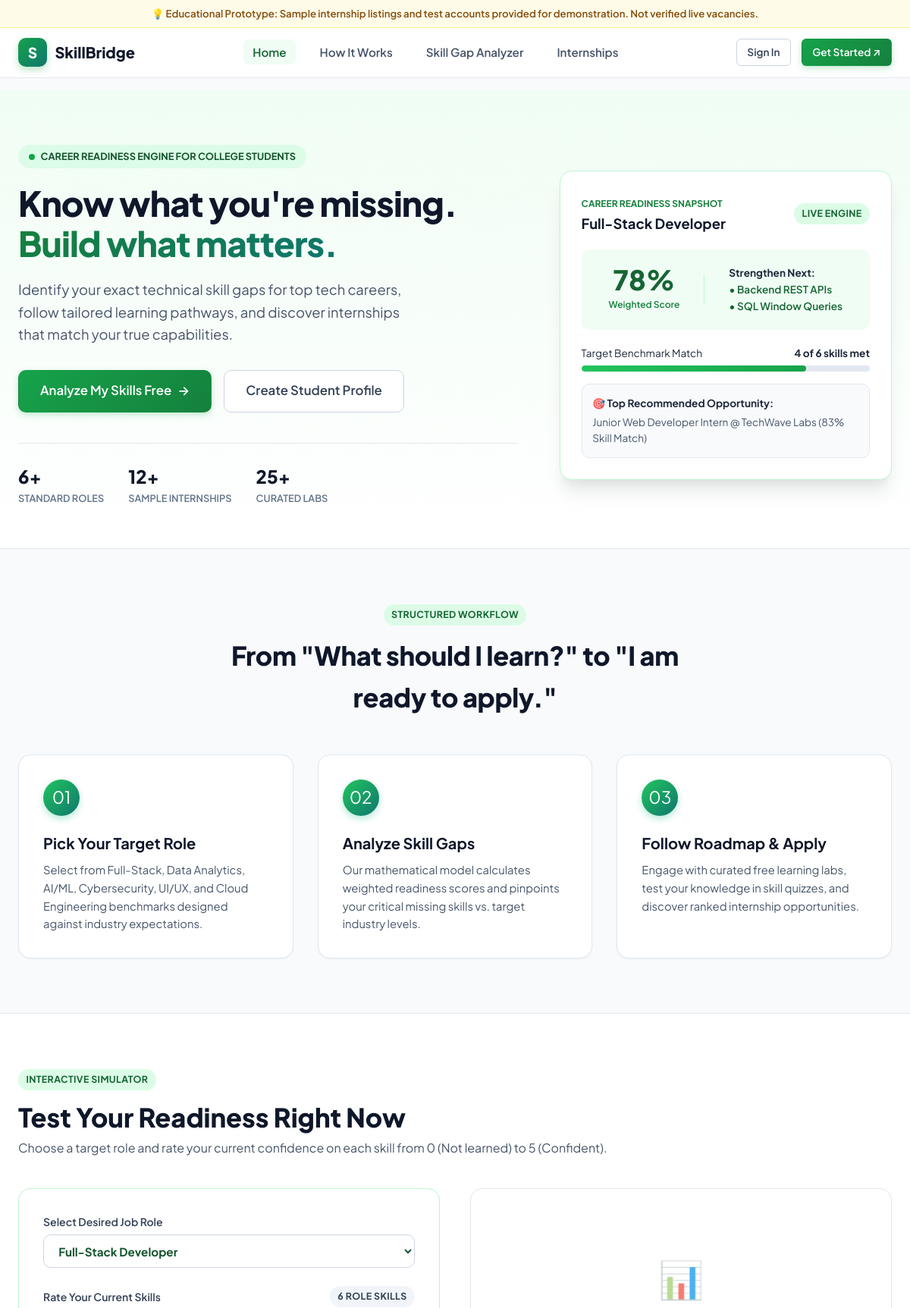
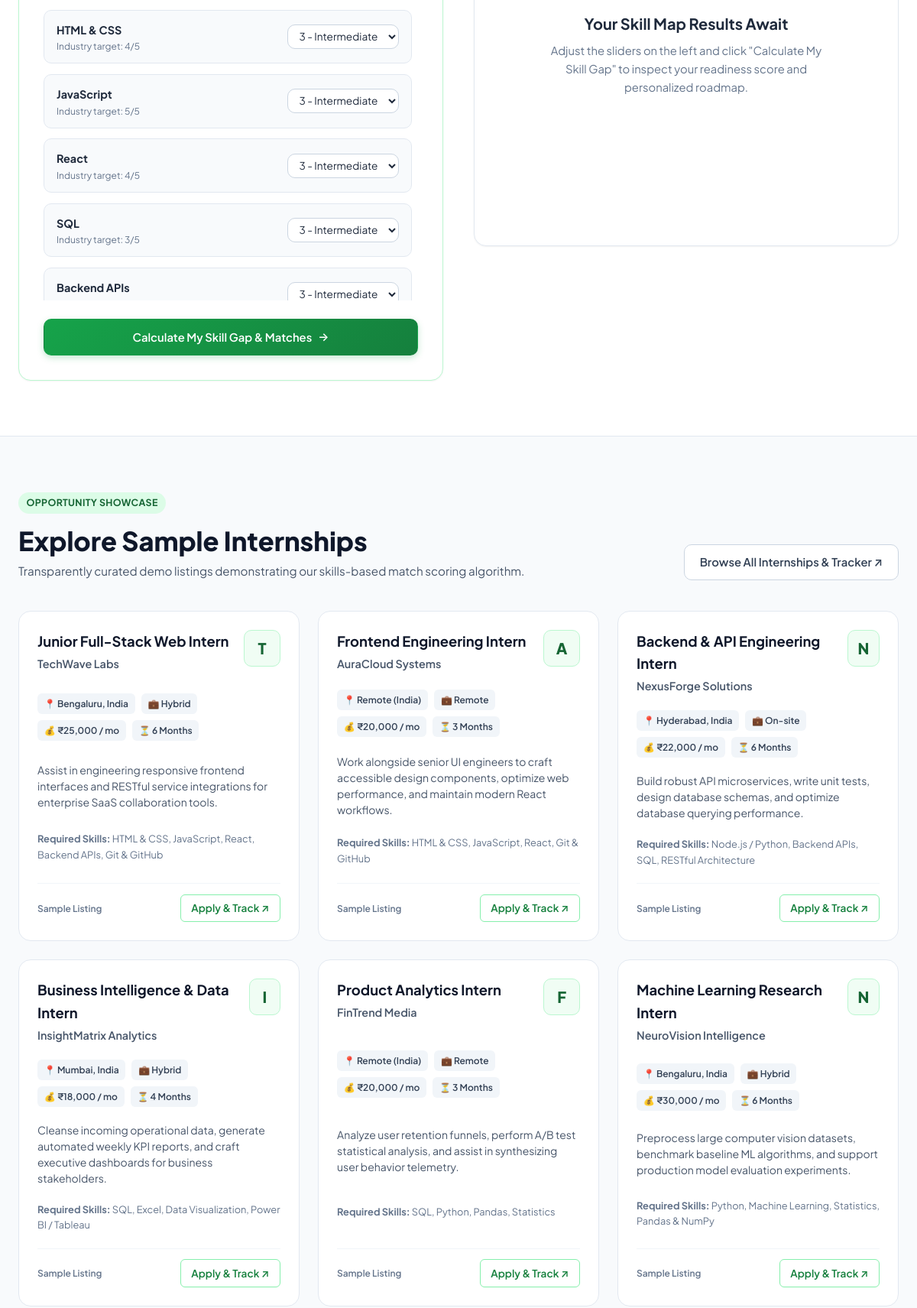
The page / (upper part) on the database its author committed (2 pictures, top to bottom).
### tables this page shows
CREATE TABLE internships (
        id INTEGER PRIMARY KEY AUTOINCREMENT,
        title TEXT NOT NULL,
        company TEXT NOT NULL,
        role_title TEXT NOT NULL,
        location TEXT NOT NULL,
        mode TEXT NOT NULL,
        stipend TEXT NOT NULL,
        duration TEXT NOT NULL,
        deadline TEXT NOT NULL,
        required_skills TEXT NOT NULL,
        description TEXT NOT NULL,
        apply_url TEXT NOT NULL,
        is_sample INTEGER DEFAULT 1,
        created_at TIMESTAMP DEFAULT CURRENT_TIMESTAMP
    );

### app.py (the view)
@app.route('/')
def index():
    roles = query_db("SELECT * FROM job_roles ORDER BY id ASC")
    internships = query_db("SELECT * FROM internships ORDER BY id ASC LIMIT 6")
    stats = {
        "roles_count": len(roles),
        "internships_count": query_db("SELECT COUNT(*) as c FROM internships", one=True)['c'],
        "resources_count": query_db("SELECT COUNT(*) as c FROM learning_resources", one=True)['c'],
        "students_count": query_db("SELECT COUNT(*) as c FROM users WHERE role = 'student'", one=True)['c']
    }
    return render_template('index.html', roles=roles, internships=internships, stats=stats)

### templates/index.html (shortened to what this page needs)
{% extends "base.html" %}
{% block content %}
<section style="background: linear-gradient(180deg, #f0fdf4 0%, #ffffff 100%); padding: 4.5rem 0 3.5rem; border-bottom: 1px solid var(--slate-200);">
  <div class="container">
    <div style="display: grid; grid-template-columns: 1.2fr 0.8fr; gap: 3.5rem; align-items: center;">
      <div>
        <div style="display: inline-flex; align-items: center; gap: 0.5rem; background: var(--primary-100); color: var(--primary-900); padding: 0.35rem 0.85rem; border-radius: var(--radius-full); font-size: 0.8rem; font-weight: 700; margin-bottom: 1.25rem;">
          <span style="display: inline-block; width: 8px; height: 8px; border-radius: 50%; background: var(--primary-600); animation: pulseSlow 2s infinite;"></span>
          CAREER READINESS ENGINE FOR COLLEGE STUDENTS
        </div>
        <h1 style="font-size: 2.85rem; line-height: 1.15; font-weight: 800; color: var(--slate-900); margin-bottom: 1.25rem; letter-spacing: -0.02em;">
          Know what you're missing.<br>
          <span style="background: linear-gradient(135deg, var(--primary-700), var(--emerald-accent)); -webkit-background-clip: text; -webkit-text-fill-color: transparent;">
            Build what matters.
          </span>
        </h1>
        <p style="font-size: 1.15rem; color: var(--slate-600); line-height: 1.6; margin-bottom: 2rem; max-width: 540px;">
          Identify your exact technical skill gaps for top tech careers, follow tailored learning pathways, and discover internships that match your true capabilities.
        </p>
        <div style="display: flex; gap: 1rem; align-items: center; flex-wrap: wrap; margin-bottom: 2.5rem;">
          <a href="#analyzer" class="btn btn-primary btn-lg">
            Analyze My Skills Free <span>→</span>
          </a>
          <a href="{{ url_for('register') }}" class="btn btn-secondary btn-lg">
            Create Student Profile
          </a>
        </div>
        <div style="display: flex; gap: 2rem; border-top: 1px solid var(--slate-200); padding-top: 1.5rem;">
          <div>
            <div style="font-size: 1.5rem; font-weight: 800; color: var(--slate-900);">{{ stats.roles_count }}+</div>
            <div style="font-size: 0.8rem; font-weight: 600; color: var(--slate-500); text-transform: uppercase;">Standard Roles</div>
          </div>
          <div>
            <div style="font-size: 1.5rem; font-weight: 800; color: var(--slate-900);">{{ stats.internships_count }}+</div>
            <div style="font-size: 0.8rem; font-weight: 600; color: var(--slate-500); text-transform: uppercase;">Sample Internships</div>
          </div>
          <div>
            <div style="font-size: 1.5rem; font-weight: 800; color: var(--slate-900);">{{ stats.resources_count }}+</div>
            <div style="font-size: 0.8rem; font-weight: 600; color: var(--slate-500); text-transform: uppercase;">Curated Labs</div>
          </div>
        </div>
      </div>
      <div style="position: relative;">
        <div class="card" style="box-shadow: var(--shadow-xl); border: 1px solid var(--primary-200); padding: 1.75rem; background: white;">
          <div style="display: flex; justify-content: space-between; align-items: center; margin-bottom: 1.25rem;">
            <div>
              <span style="font-size: 0.75rem; font-weight: 700; color: var(--primary-700); text-transform: uppercase;">Career Readiness Snapshot</span>
              <h3 style="font-size: 1.15rem; color: var(--slate-900);">Full-Stack Developer</h3>
            </div>
            <span class="badge badge-green">Live Engine</span>
          </div>
          <div style="display: flex; align-items: center; justify-content: space-around; background: var(--primary-50); border-radius: var(--radius-md); padding: 1.25rem; margin-bottom: 1.25rem;">
            <div style="text-align: center;">
              <div style="font-size: 2.25rem; font-weight: 800; color: var(--primary-800); line-height: 1;">78%</div>
              <small style="font-size: 0.75rem; font-weight: 600; color: var(--primary-700);">Weighted Score</small>
            </div>
            <div style="text-align: left;">
              <div style="font-size: 0.85rem; font-weight: 700; color: var(--slate-800);">Strengthen Next:</div>
              <div style="font-size: 0.85rem; color: #166534; font-weight: 600;">• Backend REST APIs</div>
              <div style="font-size: 0.85rem; color: #166534; font-weight: 600;">• SQL Window Queries</div>
            </div>
          </div>
          <div style="margin-bottom: 1rem;">
            <div style="display: flex; justify-content: space-between; font-size: 0.85rem; margin-bottom: 0.35rem;">
              <span>Target Benchmark Match</span>
              <b>4 of 6 skills met</b>
            </div>
            <div class="skill-bar-track">
              <div class="skill-bar-fill" style="width: 78%; background: linear-gradient(90deg, var(--primary-500), var(--primary-600));"></div>
            </div>
          </div>
          <div style="background: var(--slate-50); border: 1px solid var(--slate-200); border-radius: var(--radius-md); padding: 0.85rem; font-size: 0.85rem;">
            <b>🎯 Top Recommended Opportunity:</b>
            <div style="color: var(--slate-600); margin-top: 0.2rem;">Junior Web Developer Intern @ TechWave Labs (83% Skill Match)</div>
          </div>
        </div>
      </div>
    </div>
  </div>
</section>
<section style="padding: 4.5rem 0;" id="how-it-works">
  <div class="container">
    <div style="text-align: center; max-width: 650px; margin: 0 auto 3rem;">
      <span class="badge badge-green" style="margin-bottom: 0.75rem;">Structured Workflow</span>
      <h2 style="font-size: 2.15rem; font-weight: 800; color: var(--slate-900); letter-spacing: -0.01em;">
        From "What should I learn?" to "I am ready to apply."
      </h2>
    </div>
    <div style="display: grid; grid-template-columns: repeat(auto-fit, minmax(280px, 1fr)); gap: 2rem;">
      <div class="card" style="padding: 2rem;">
        <div class="badge-icon-circle" style="margin-bottom: 1.25rem;">01</div>
        <h3 style="font-size: 1.25rem; font-weight: 700; color: var(--slate-900); margin-bottom: 0.5rem;">Pick Your Target Role</h3>
        <p style="color: var(--slate-600); font-size: 0.925rem;">
          Select from Full-Stack, Data Analytics, AI/ML, Cybersecurity, UI/UX, and Cloud Engineering benchmarks designed against industry expectations.
        </p>
      </div>
      <div class="card" style="padding: 2rem;">
        <div class="badge-icon-circle" style="margin-bottom: 1.25rem;">02</div>
        <h3 style="font-size: 1.25rem; font-weight: 700; color: var(--slate-900); margin-bottom: 0.5rem;">Analyze Skill Gaps</h3>
        <p style="color: var(--slate-600); font-size: 0.925rem;">
          Our mathematical model calculates weighted readiness scores and pinpoints your critical missing skills vs. target industry levels.
        </p>
      </div>
      <div class="card" style="padding: 2rem;">
        <div class="badge-icon-circle" style="margin-bottom: 1.25rem;">03</div>
        <h3 style="font-size: 1.25rem; font-weight: 700; color: var(--slate-900); margin-bottom: 0.5rem;">Follow Roadmap & Apply</h3>
        <p style="color: var(--slate-600); font-size: 0.925rem;">
          Engage with curated free learning labs, test your knowledge in skill quizzes, and discover ranked internship opportunities.
        </p>
      </div>
    </div>
  </div>
</section>
<section style="background: white; padding: 4.5rem 0; border-top: 1px solid var(--slate-200); border-bottom: 1px solid var(--slate-200);" id="analyzer">
  <div class="container">
    <div style="margin-bottom: 2.5rem;">
      <span class="badge badge-green" style="margin-bottom: 0.5rem;">Interactive Simulator</span>
      <h2 style="font-size: 2.15rem; font-weight: 800; color: var(--slate-900);">
        Test Your Readiness Right Now
      </h2>
      <p style="color: var(--slate-600); font-size: 1rem;">
        Choose a target role and rate your current confidence on each skill from 0 (Not learned) to 5 (Confident).
      </p>
    </div>
    <div style="display: grid; grid-template-columns: 1fr 1fr; gap: 2.5rem; align-items: flex-start;">
      <form id="publicSkillForm" class="card" style="padding: 2rem; border-color: var(--primary-200);">
        <div class="form-group">
          <label class="form-label" for="publicRoleSelect">Select Desired Job Role</label>
          <select id="publicRoleSelect" class="form-control" style="font-weight: 700; color: var(--primary-900);">
            {% for r in roles %}
              <option value="{{ r.title }}">{{ r.title }}</option>
            {% endfor %}
          </select>
        </div>
        <div style="display: flex; justify-content: space-between; align-items: center; margin: 1.5rem 0 0.85rem;">
          <label class="form-label" style="margin-bottom: 0;">Rate Your Current Skills</label>
          <span class="badge badge-gray" id="publicSkillCount">6 role skills</span>
        </div>
        <div id="publicSkillInputs" style="display: flex; flex-direction: column; gap: 0.85rem; max-height: 380px; overflow-y: auto; padding-right: 0.5rem;">
        </div>
        <button type="submit" class="btn btn-primary" style="width: 100%; margin-top: 1.5rem; padding: 0.85rem;">
          Calculate My Skill Gap & Matches <span>→</span>
        </button>
      </form>
      <div id="publicResultsPanel" class="card" style="padding: 2rem; min-height: 480px;">
        <div style="text-align: center; padding: 3rem 1rem; color: var(--slate-500);">
          <div style="font-size: 3rem; margin-bottom: 1rem; opacity: 0.7;">📊</div>
          <h3 style="font-size: 1.25rem; color: var(--slate-800); margin-bottom: 0.5rem;">Your Skill Map Results Await</h3>
          <p style="font-size: 0.925rem; max-width: 360px; margin: 0 auto;">
            Adjust the sliders on the left and click "Calculate My Skill Gap" to inspect your readiness score and personalized roadmap.
          </p>
        </div>
      </div>
    </div>
  </div>
</section>
<section style="padding: 4.5rem 0;" id="opportunities">
  <div class="container">
    <div style="display: flex; justify-content: space-between; align-items: flex-end; margin-bottom: 2.5rem; flex-wrap: wrap; gap: 1rem;">
      <div>
        <span class="badge badge-green" style="margin-bottom: 0.5rem;">Opportunity Showcase</span>
        <h2 style="font-size: 2.15rem; font-weight: 800; color: var(--slate-900);">
          Explore Sample Internships
        </h2>
        <p style="color: var(--slate-600); font-size: 0.95rem;">
          Transparently curated demo listings demonstrating our skills-based match scoring algorithm.
        </p>
      </div>
      <a href="{{ url_for('internships_page') }}" class="btn btn-secondary">
        Browse All Internships & Tracker ↗
      </a>
    </div>
    <div class="internship-grid">
      {% for job in internships %}
        <div class="internship-card">
          <div class="internship-top">
            <div>
              <h3 style="font-size: 1.15rem; color: var(--slate-900); font-weight: 700; margin-bottom: 0.2rem;">{{ job.title }}</h3>
              <p style="color: var(--slate-600); font-size: 0.9rem; font-weight: 600;">{{ job.company }}</p>
            </div>
            <div class="company-logo">{{ job.company[:1] }}</div>
          </div>
          <div class="internship-chips">
            <span class="internship-chip">📍 {{ job.location }}</span>
            <span class="internship-chip">💼 {{ job.mode }}</span>
            <span class="internship-chip">💰 {{ job.stipend }}</span>
            <span class="internship-chip">⏳ {{ job.duration }}</span>
          </div>
          <p style="font-size: 0.875rem; color: var(--slate-600); line-height: 1.5;">
            {{ job.description }}
          </p>
          <div style="font-size: 0.8rem; color: var(--slate-500);">
            <b>Required Skills:</b> {{ job.required_skills }}
          </div>
          <div style="display: flex; justify-content: space-between; align-items: center; border-top: 1px solid var(--slate-100); padding-top: 0.85rem;">
            <span style="font-size: 0.75rem; color: var(--slate-500); font-weight: 600;">Sample Listing</span>
            <a href="{{ url_for('login') }}" class="btn btn-outline-primary btn-sm">
              Apply & Track ↗
            </a>
          </div>
        </div>
      {% endfor %}
    </div>
  </div>
</section>
{% endblock %}

### rows shown on the page
internships: title "Junior Full-Stack Web Intern", company "TechWave Labs", company "T", location "Bengaluru, India", mode "Hybrid", stipend "₹25,000 / mo", duration "6 Months", description "Assist in engineering responsive frontend interfaces and RESTful service integrations for enterprise SaaS collaboration tools.", required_skills "HTML & CSS, JavaScript, React, Backend APIs, Git & GitHub"
internships: title "Frontend Engineering Intern", company "AuraCloud Systems", company "A", location "Remote (India)", mode "Remote", stipend "₹20,000 / mo", duration "3 Months", description "Work alongside senior UI engineers to craft accessible design components, optimize web performance, and maintain modern React workflows.", required_skills "HTML & CSS, JavaScript, React, Git & GitHub"
internships: title "Backend & API Engineering Intern", company "NexusForge Solutions", company "N", location "Hyderabad, India", mode "On-site", stipend "₹22,000 / mo", duration "6 Months", description "Build robust API microservices, write unit tests, design database schemas, and optimize database querying performance.", required_skills "Node.js / Python, Backend APIs, SQL, RESTful Architecture"
internships: title "Business Intelligence & Data Intern", company "InsightMatrix Analytics", company "I", location "Mumbai, India", mode "Hybrid", stipend "₹18,000 / mo", duration "4 Months", description "Cleanse incoming operational data, generate automated weekly KPI reports, and craft executive dashboards for business stakeholders.", required_skills "SQL, Excel, Data Visualization, Power BI / Tableau"
internships: title "Product Analytics Intern", company "FinTrend Media", company "F", location "Remote (India)", mode "Remote", stipend "₹20,000 / mo", duration "3 Months", description "Analyze user retention funnels, perform A/B test statistical analysis, and assist in synthesizing user behavior telemetry.", required_skills "SQL, Python, Pandas, Statistics"
internships: title "Machine Learning Research Intern", company "NeuroVision Intelligence", company "N", location "Bengaluru, India", mode "Hybrid", stipend "₹30,000 / mo", duration "6 Months", description "Preprocess large computer vision datasets, benchmark baseline ML algorithms, and support production model evaluation experiments.", required_skills "Python, Machine Learning, Statistics, Pandas & NumPy"

### other values the page prints
{{ stats.roles_count }} "6"
{{ stats.internships_count }} "12"
{{ stats.resources_count }} "25"
form field value "Full-Stack Developer"
